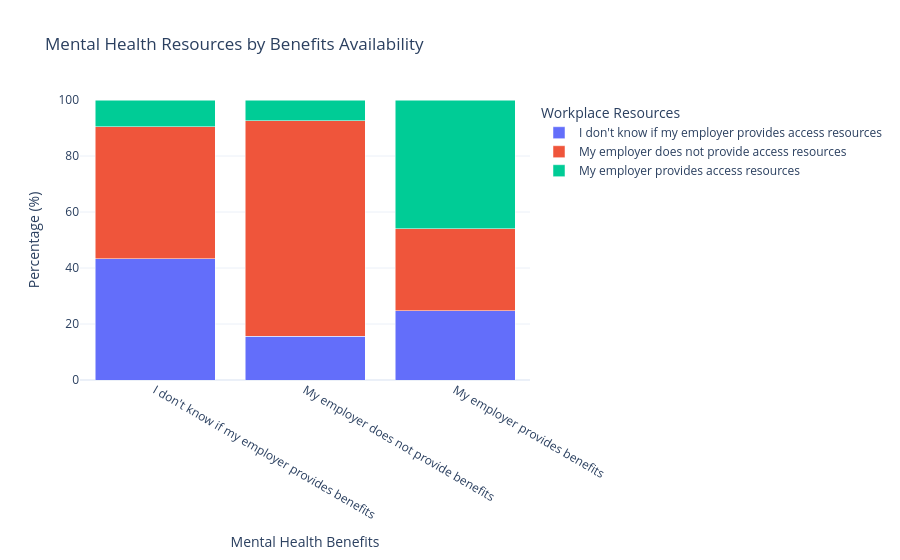

The cell this chart's notebook holds for it:
### Code cell
# Benefits x Workplace resources
h1_table = pd.crosstab(
    benefits_analysis["benefits"],
    benefits_analysis["workplace_resources"],
    normalize="index"
) * 100

# Convert the crosstab index into a regular column
h1_plot = h1_table.reset_index()

# Reshape the table for Plotly
h1_plot = h1_plot.melt(
    id_vars="benefits",
    var_name="workplace_resources",
    value_name="percentage"
)

fig = px.bar(
    h1_plot,
    x="benefits",
    y="percentage",
    color="workplace_resources",
    barmode="stack",
    template="plotly_white",
    title="Mental Health Resources by Benefits Availability",
    labels={
        "benefits": "Benefits",
        "percentage": "Percentage",
        "workplace_resources": "Workplace Resources"
    }
)

fig.update_layout(
    yaxis_title="Percentage (%)",
    xaxis_title="Mental Health Benefits",
    yaxis=dict(range=[0, 100])
)

fig.show()

### Figure 1 — Plotly figure (JSON) as saved in the notebook; plotly's stock layout.template omitted (floating-point values rounded to 4 significant figures)
{"data": [{"hovertemplate": "Workplace Resources=I don't know if my employer provides access resources<br>Benefits=%{x}<br>Percentage=%{y}<extra></extra>", "legendgroup": "I don't know if my employer provides access resources", "marker": {"color": "#636efa", "pattern": {"shape": ""}}, "name": "I don't know if my employer provides access resources", "orientation": "v", "showlegend": true, "textposition": "auto", "type": "bar", "x": ["I don't know if my employer provides benefits", "My employer does not provide benefits", "My employer provides benefits"], "xaxis": "x", "y": [43.23, 15.6, 24.78], "yaxis": "y"}, {"hovertemplate": "Workplace Resources=My employer does not provide access resources<br>Benefits=%{x}<br>Percentage=%{y}<extra></extra>", "legendgroup": "My employer does not provide access resources", "marker": {"color": "#EF553B", "pattern": {"shape": ""}}, "name": "My employer does not provide access resources", "orientation": "v", "showlegend": true, "textposition": "auto", "type": "bar", "x": ["I don't know if my employer provides benefits", "My employer does not provide benefits", "My employer provides benefits"], "xaxis": "x", "y": [47.16, 77.06, 29.23], "yaxis": "y"}, {"hovertemplate": "Workplace Resources=My employer provides access resources<br>Benefits=%{x}<br>Percentage=%{y}<extra></extra>", "legendgroup": "My employer provides access resources", "marker": {"color": "#00cc96", "pattern": {"shape": ""}}, "name": "My employer provides access resources", "orientation": "v", "showlegend": true, "textposition": "auto", "type": "bar", "x": ["I don't know if my employer provides benefits", "My employer does not provide benefits", "My employer provides benefits"], "xaxis": "x", "y": [9.607, 7.339, 45.99], "yaxis": "y"}], "layout": {"barmode": "stack", "legend": {"title": {"text": "Workplace Resources"}, "tracegroupgap": 0}, "title": {"text": "Mental Health Resources by Benefits Availability"}, "xaxis": {"anchor": "y", "domain": [0, 1], "title": {"text": "Mental Health Benefits"}}, "yaxis": {"anchor": "x", "domain": [0, 1], "range": [0, 100], "title": {"text": "Percentage (%)"}}}}
